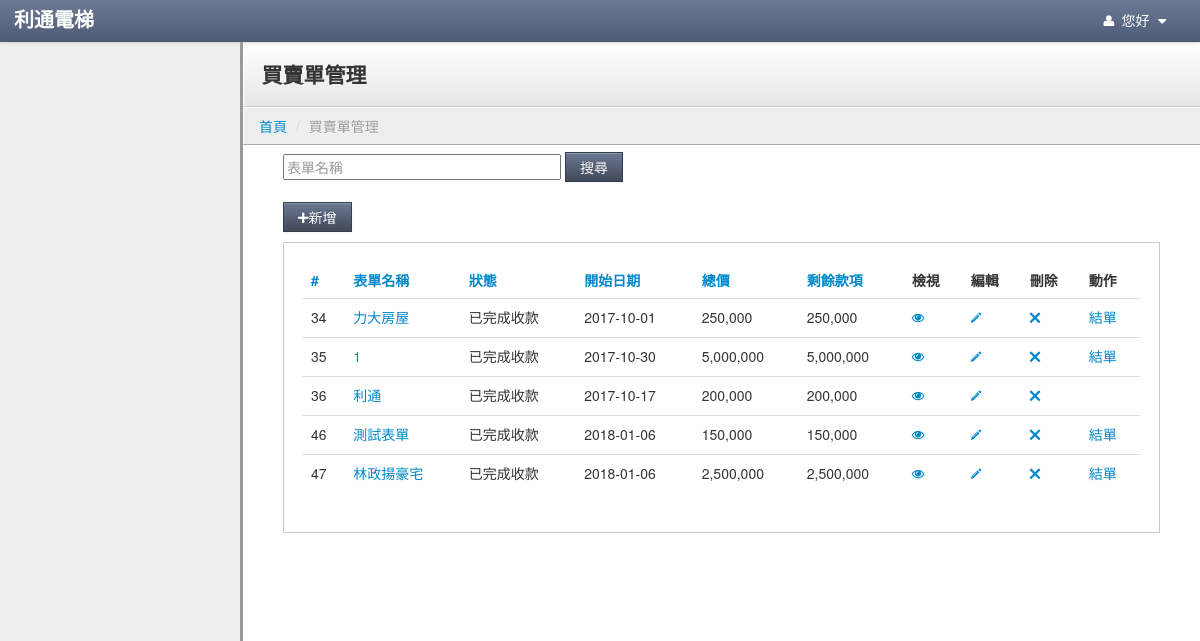
/index.php/form/transaction_home, run on an earlier commit of the app's database.
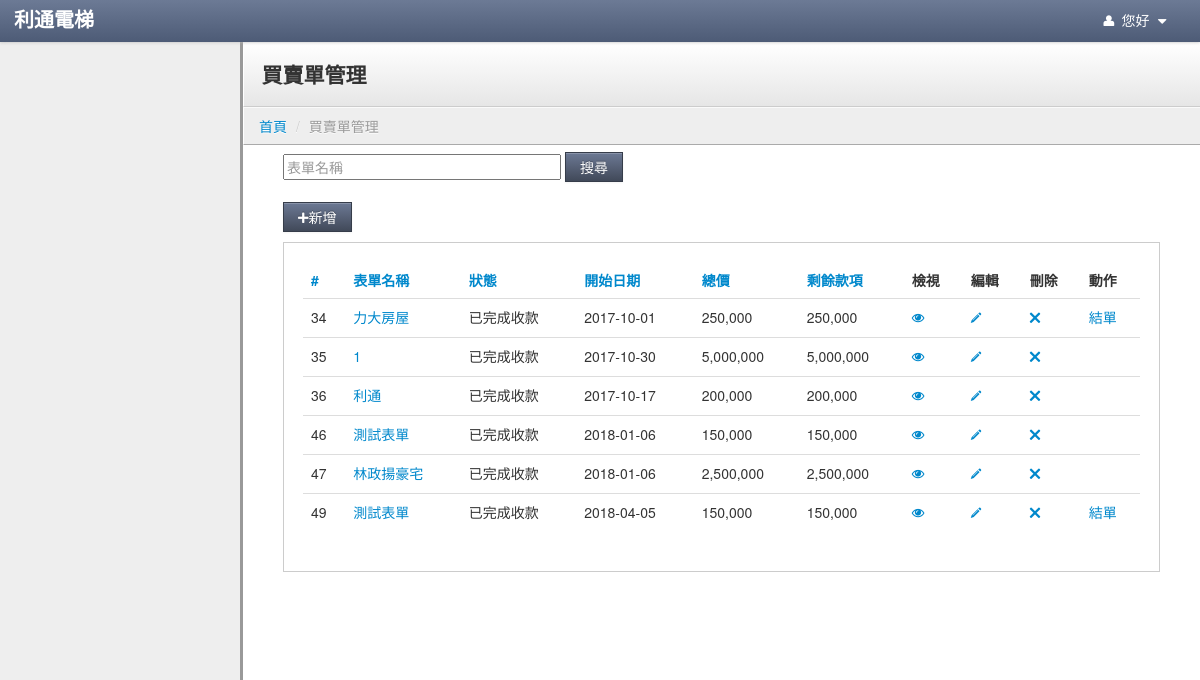
And on a later commit of the database.
### tables this page shows
CREATE TABLE `transaction_form` (
  `id` int(20) NOT NULL AUTO_INCREMENT,
  `name` varchar(255) DEFAULT NULL,
  `total_price` int(20) DEFAULT NULL,
  `start_date` date DEFAULT NULL,
  `is_return` int(1) DEFAULT NULL,
  `is_signing` int(1) DEFAULT NULL,
  `receipt_status` int(1) DEFAULT NULL,
  `item_name1` varchar(255) DEFAULT '',
  `item_name2` varchar(255) DEFAULT '',
  `item_name3` varchar(255) DEFAULT '',
  `item_name4` varchar(255) DEFAULT '',
  `item_name5` varchar(255) DEFAULT NULL,
  `item_name6` varchar(255) DEFAULT '',
  `item1` int(1) DEFAULT NULL,
  `item2` int(1) DEFAULT NULL,
  `item3` int(1) DEFAULT NULL,
  `item4` int(1) DEFAULT NULL,
  `item5` int(1) DEFAULT NULL,
  `item6` int(1) DEFAULT NULL,
  `item_status1` int(1) DEFAULT NULL,
  `item_status2` int(1) DEFAULT NULL,
  `item_status3` int(1) DEFAULT NULL,
  `item_status4` int(1) DEFAULT NULL,
  `item_status5` int(1) DEFAULT NULL,
  `item_status6` int(1) DEFAULT NULL,
  `customer_id` int(255) DEFAULT NULL,
  `elevator_num` int(20) DEFAULT NULL,
  `remark` varchar(255) DEFAULT NULL,
  `is_duty` int(1) DEFAULT '0',
  `is_receipt` int(1) DEFAULT '0',
  PRIMARY KEY (`id`)
);

### application/controllers/Form.php (called while the page is built, shortened)
<?php if ( ! defined('BASEPATH')) exit('No direct script access allowed');
class Form extends CI_Controller {
	var $data = array();
	function __construct()
	{
        $this->load->model('public_tools');
		$this->load->model('Form_model');
		$this->load->model('Elevator_model');
		$this->load->model('Customer_model');
		$this->load->library('datamodel');
		$this->load->library('common');
        $this->load->library('pagination');
        $this->load->helper(array('form', 'url'));
        $this->load->model('Usermenu_model');
	}
	public function transaction_home()
	{
        $iTransactionId=$this->input->get('transaction_id');
        $iWarrantyId=$this->input->get('warranty_id');
        $form_model = new Form_model();
        $common = new Common();
        if($iTransactionId && !$iWarrantyId){
            $aRowTransactiondata=$form_model->getRowTransactiondata($iTransactionId);
            $aRowTransactiondata['status_sta'] = $common->conversionbystatus($aRowTransactiondata['status']);
            $this->data['RowTransactiondata'] = $aRowTransactiondata;
            $aWarrantyldatalist=$form_model->getWarrantyldatalist($iTransactionId);
            $this->data['Warrantyldatalist'] = $aWarrantyldatalist;
            $this->load->view('v_transaction_process', $this->data);
        }
        else {
            $sSearch = $this->input->get("Search");
            $isorder = $this->input->get("isorder") ? $this->input->get("isorder") : 'id';
            $isby = $this->input->get("isby");
            $sOrder = '';
            if ($isorder) {
                if ($isby == '') {
                    $isby = 'asc';
                } elseif ($isby == 'asc') {
                    $isby = 'desc';
                } elseif ($isby == 'desc') {
                    $isby = 'asc';
                } else {
                    $isby = '';
                }
                $sOrder = "$isorder $isby";
            }
            $temp = $form_model->getTransaction($sSearch, $sOrder);
            $fristitem = 0;
            if ($temp != 0) {
                $totalitem = count($temp);
                if (10 > $totalitem) {
                    $itemmax = $totalitem;
                } else {
                    $itemmax = 10;
                }
                $this->data['fristitem'] = $fristitem;
                $this->data['itemmax'] = $itemmax;
                $this->data['isby'] = $isby;
                foreach ($temp as $row):
                    $row->status = 1;
                    $row->is_complete = true;
                    $row->left_money = $row->total_price;
                    if ($fristitem < $itemmax) {
                        $row->status = $common->conversionbystatus($row->status);
                        $this->data[$fristitem] = $row;
                    }
                    $fristitem++;
                endforeach;
                if ($totalitem >= 10) {
                    $totalitem;
                    if ($totalitem % 10 != 0) {
                        $pageitem = floor($totalitem / 10) + 1;
                    } else {
                        $pageitem = $totalitem / 10;
                    }
                } else {
                    $pageitem = 1;
                }
                $pagefrist = 0;
                if ($pageitem > 10) {
                    $pagetotal = 10;
                } else {
                    $pagetotal = $pageitem;
                }
                $this->data['pagefrist'] = $pagefrist;
                $this->data['pagetotal'] = $pagetotal;
                $this->data['pageid'] = 1;
            } else {
                $this->data = null;
            }
            $this->load->view('v_transaction_home', $this->data);
        }
	}
}

### index.php (called while the page is built, shortened)
<?php
require_once BASEPATH.'core/CodeIgniter.php';

### application/models/form_model.php (called while the page is built, shortened)
<?php
class Form_model extends CI_Model
{
	public function getTransaction($sWhere='',$sOrder='')
	{
		$sSql = "select * from transaction_form where 1 ";
        if($sOrder!=''){
		    $sSql .= "order by {$sOrder}";
        }
		$result = $this->db->query($sSql);
		if ($result->num_rows() > 0)
		{
			$idx = 0;
			$item = array();
			$item_name = array();
			$item_status = array();
			foreach ($result->result() as $row)
			{
				$form_data[$idx] = new Datamodel();
				$idx2 = 0;
				$idx3 = 0;
				$idx4 = 0;
				foreach ($row as $k => $v)
				{
					if (preg_match("/\item_status/i", $k))
					{
						$item_status[$idx3] = $v;
						$idx3++;
					}
					else if (preg_match("/\item_name/i", $k))
					{
						$item_name[$idx4] = $v;
						$idx4++;
					}
					else if (preg_match("/\item/i", $k))
					{
						$item[$idx2] = $v;
						$idx2++;
					}
					else
					{
						$form_data[$idx]->$k = $v;
					}
				}
				$form_data[$idx]->item = $item;
				$form_data[$idx]->item_name = $item_name;
				$form_data[$idx]->item_status = $item_status;
				$idx++;
			}
			return $form_data;
		}
		return 0;
	}
}

### application/libraries/datamodel.php (called while the page is built, shortened)
<?php
class Datamodel
{
	private $data = array();
	public function __set($name,$value)
	{
		$this->data[$name] = $value;
	}
	public function __get($name)
	{
		if (array_key_exists($name,$this->data))
		{
			return $this->data[$name];
		}
	}
}

### application/views/v_transaction_home.php (the view, shortened to what the changed rows need)
<!DOCTYPE html>
<html lang="en">
	<?php
		include "head.php";
	?>
	<body>
		<div class="content">
			<div class="header">
				<h1 class="page-title">買賣單管理</h1>
			</div>
			<div class="container-fluid">
				<div class="row-fluid">
					<div class="container-fluid">
						<div class="row-fluid">
							<form action="<?=base_url("/Form/form_borad")?>" method="post">
								<div class="well">
									<table class="table sortable">
										<thead>
											<tr>
												<th><a href="./transaction_home?isorder=id&isby=<?=$this->data['isby'];?>">#</a></th>
												<th><a href="./transaction_home?isorder=name&isby=<?=$this->data['isby'];?>">表單名稱</a></th>
												<th><a href="#">狀態</a></th>
												<th><a href="./transaction_home?isorder=start_date&isby=<?=$this->data['isby'];?>">開始日期</a></th>
												<th><a href="./transaction_home?isorder=total_price&isby=<?=$this->data['isby'];?>">總價</a></th>
												<th><a href="#">剩餘款項</a></th>
												<th class="sorttable_nosort">檢視</th>
												<th class="sorttable_nosort">編輯</th>
												<th class="sorttable_nosort">刪除</th>
												<th class="sorttable_nosort">動作</th>
											</tr>
										</thead>
										<tbody>
					<?php
											if(count($this->data) != 0 )
											{
												$fristitem = $this->data['fristitem'];
												$itemmax = $this->data['itemmax'];
												for($j = 0; $fristitem < $itemmax;$j++)
												{
					?>
												<tr>
													<td><?=$this->data[$j]->id;?></td>
													<td><a href="<?=base_url("/Form/transaction_home")?>?transaction_id=<?=$this->data[$j]->id;?>" ><?=$this->data[$j]->name;?></td>
													<td><?=$this->data[$j]->status;?></td>
													<td><?=$this->data[$j]->start_date;?></td>
													<td><?=number_format($this->data[$j]->total_price,0,'.',',');?></td>
													<td><?=number_format($this->data[$j]->left_money,0,'.',',');?></td>
													<td>
														<a href="<?=base_url("/Form/view_transaction_view")?>/transaction_id/<?=$this->data[$j]->id;?>" ><i class="icon-eye-open"></i></a>
													</td>
													<td>
														<a href="<?=base_url("/Form/edit_transaction_view")?>/transaction_id/<?=$this->data[$j]->id;?>" ><i class="icon-pencil"></i></a>
													</td>
													<td>
														<a href="<?=base_url("/Form/delete_transaction_model")?>/transaction_id/<?=$this->data[$j]->id;?>" ><i class="icon-remove"></i></a>
													</td>
													<td>
														<a href="<?=base_url("/Warranty/warranty_create_by_transaction/".$this->data[$j]->id."/".$this->data[$j]->elevator_num."")?>" <?php if(!$this->data[$j]->is_complete || $this->data[$j]->is_signing)echo 'hidden';?> >結單</a>
													</td>
												</tr>
					<?php						$fristitem++;
												}
											}
					?>
										</tbody>
									</table>
								</div>
							</form>
						</div>
					</div>
				</div>
			</div>
		</div>
	</body>
</html>

What changed in the data, as far as the page shows it:
changed transaction_form id 35: no longer shows "結單"
changed transaction_form id 46: no longer shows "結單"
changed transaction_form "林政揚豪宅": no longer shows "結單"
added transaction_form: id "49", name "測試表單", status "已完成收款", start_date "2018-04-05", total_price "150,000"
